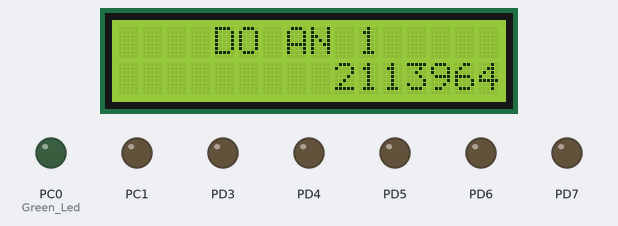
Bench run of a program on a simulated ATmega328P, built with avr-gcc and emulated at 8 MHz. On the bench: 16×2 character LCD, output pins drawn as LEDs (lit = HIGH). Wiring (inferred from the names in the program): PCF8574 port expander at I2C address 0x27. Wiring (inferred from the signals the program sends): character LCD (HD44780): RS Q0; E Q2; backlight Q3; data Q4, Q5, Q6, Q7. Pins used as bus, display or sensor lines are not drawn.

Above: at 1.1 s.
At 3.1 s:
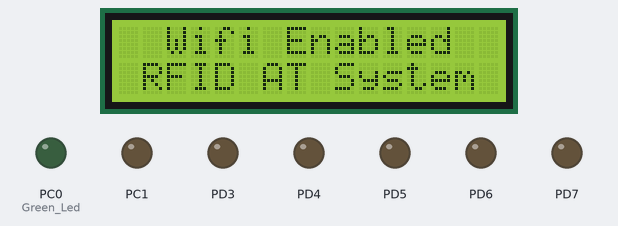

Measured:
- what the display in image 0 shows lasts 2.0 s, from 1.1 s to 3.1 s

The program:

main.c
```c
#define F_CPU      8000000UL
#include <avr/io.h>
#include <util/delay.h>
#include <string.h>

//USER DEFINE
uint8_t RFID_Blue[4] = {0x90, 0x3E, 0x1D, 0x26};
uint8_t RFID_Red[4] = {0x93, 0xAA, 0xB6, 0x0F};

uint8_t PASSWORD[5] = {'1', '2', '3', '4', '5'};


#define SPI_DDR		DDRB
#define SPI_PORT	PORTB
#define SPI_PIN		PINB
#define SPI_MOSI	PB3
#define SPI_MISO	PB4
#define SPI_SS		PB2
#define SPI_SCK		PB5
#define ENABLE_CHIP() (SPI_PORT &= (~(1<<SPI_SS)))
#define DISABLE_CHIP() (SPI_PORT |= (1<<SPI_SS))

#define UART_TX_PIN PD1
#define UART_RX_PIN PD0
#define UART_BAUD_RATE 9600

#define CARD_FOUND		1
#define CARD_NOT_FOUND	2
#define ERROR			3
#define WRONG_CARD		4
#define TRUE_CARD		5

#define MAX_LEN			16

//Card types
#define Mifare_UltraLight 	0x4400
#define Mifare_One_S50		0x0400
#define Mifare_One_S70		0x0200
#define Mifare_Pro_X		0x0800
#define Mifare_DESFire		0x4403

// Mifare_One card command word
# define ATmega_REQIDL          0x26               // find the antenna area does not enter hibernation
# define ATmega_REQALL          0x52               // find all the cards antenna area
# define ATmega_ANTICOLL        0x93               // anti-collision
# define ATmega_SElECTTAG       0x93               // election card
# define ATmega_AUTHENT1A       0x60               // authentication key A
# define ATmega_AUTHENT1B       0x61               // authentication key B
# define ATmega_READ            0x30               // Read Block
# define ATmega_WRITE           0xA0               // write block
# define ATmega_DECREMENT       0xC0               // debit
# define ATmega_INCREMENT       0xC1               // recharge
# define ATmega_RESTORE         0xC2               // transfer block data to the buffer
# define ATmega_TRANSFER        0xB0               // save the data in the buffer
# define ATmega_HALT            0x50               // Sleep

//Page 0 ==> Command and Status
#define Page0_Reserved_1 	0x00
#define CommandReg			0x01
#define ComIEnReg			0x02
#define DivIEnReg			0x03
#define ComIrqReg			0x04
#define DivIrqReg			0x05
#define ErrorReg			0x06
#define Status1Reg			0x07
#define Status2Reg			0x08
#define FIFODataReg			0x09
#define FIFOLevelReg		0x0A
#define WaterLevelReg		0x0B
#define ControlReg			0x0C
#define BitFramingReg		0x0D
#define CollReg				0x0E
#define Page0_Reserved_2	0x0F
//Page 1 ==> Command
#define Page1_Reserved_1	0x10
#define ModeReg				0x11
#define TxModeReg			0x12
#define RxModeReg			0x13
#define TxControlReg		0x14
#define TxASKReg			0x15
#define TxSelReg			0x16
#define RxSelReg			0x17
#define RxThresholdReg		0x18
#define	DemodReg			0x19
#define Page1_Reserved_2	0x1A
#define Page1_Reserved_3	0x1B
#define MfTxReg				0x1C
#define MfRxReg				0x1D
#define Page1_Reserved_4	0x1E
#define SerialSpeedReg		0x1F
//Page 2 ==> CFG
#define Page2_Reserved_1	0x20
#define CRCResultReg_1		0x21
#define CRCResultReg_2		0x22
#define Page2_Reserved_2	0x23
#define ModWidthReg			0x24
#define Page2_Reserved_3	0x25
#define RFCfgReg			0x26
#define GsNReg				0x27
#define CWGsPReg			0x28
#define ModGsPReg			0x29
#define TModeReg			0x2A
#define TPrescalerReg		0x2B
#define TReloadReg_1		0x2C
#define TReloadReg_2		0x2D
#define TCounterValReg_1	0x2E
#define TCounterValReg_2 	0x2F

//command set
#define Idle_CMD 				0x00
#define Mem_CMD					0x01
#define GenerateRandomId_CMD	0x02
#define CalcCRC_CMD				0x03
#define Transmit_CMD			0x04
#define NoCmdChange_CMD			0x07
#define Receive_CMD				0x08
#define Transceive_CMD			0x0C
#define Reserved_CMD			0x0D
#define MFAuthent_CMD			0x0E
#define SoftReset_CMD			0x0F


#define TWI_W 0
#define TWI_R 1
#define TWI_START (1<<TWINT)|(1<<TWSTA)|(1<<TWEN)
#define TWI_STOP  (1<<TWINT)|(1<<TWSTO)|(1<<TWEN)
#define TWI_READ_NACK (1<<TWINT)|(1<<TWEN)
#define TWI_READ_ACK (1<<TWINT)|(1<<TWEN)|(1<<TWEA)

#define LCD_SLA   0x27

#define Green_Led 0
#define Red_Led 1

uint8_t KeyMatrix[4][3] = {
	{'1', '2', '3'},
	{'4', '5', '6'},
	{'7', '8', '9'},
	{'*', '0', '#'}
};

uint8_t ID_Card, byte, index, state = 0;
uint8_t str[MAX_LEN];
char Key[5], key_pressed;

///////////////////////////////////////// I2C ////////////////////////////////////////////
void TWI_Init(){
	TWSR = 0x00;													//Prescaler = 1
	TWBR = 0x20;													//SCL freq = 100kHz
}
void TWI_Start(uint8_t Addr ,  uint8_t RW)
{
	TWCR = TWI_START;												//TWCR = (1<<TWINT)|(1<<TWSTA)|(1<<TWEN)
	while(!(TWCR & (1<<TWINT)));
	if((TWSR&0xF8) != 0x08) TWI_Init();

	TWDR= (Addr << 1) | RW;
	TWCR = TWI_READ_NACK;											//TWCR = (1<<TWINT)|(1<<TWEN);
	while(!(TWCR & (1<<TWINT)));
}
void TWI_Stop()
{
	TWCR = TWI_STOP;
	TWI_Init();
}
void TWI_Read_block(uint8_t *data, uint8_t len)
{
	for(int i = 0 ; i < len - 1 ; i++)
	{
		TWCR = TWI_READ_ACK;										//TWCR = (1<<TWINT)|(1<<TWEA)|(1<<TWEN);
		while(!(TWCR & (1<<TWINT)));
		*data = TWDR;
		data++;
	}

	TWCR = TWI_READ_NACK;											//TWCR = (1<<TWINT)|(1<<TWEN);
	while(!(TWCR & (1<<TWINT)));
	*data = TWDR;
}
void TWI_Write_block(uint8_t Data)
{
	TWDR = Data;
	TWCR = TWI_READ_NACK;												//TWCR = (1<<TWINT)|(1<<TWEN);
	while(!(TWCR & (1<<TWINT)));
}


/////////////////////////////////////////////////////////     LCD      //////////////////////////////////////////////////////////////////
void LCD_Command(unsigned char cmd){
	//cli();
	TWI_Start(LCD_SLA,0);
	TWI_Write_block(0x0C | (0xF0 & cmd));
	TWI_Write_block(0x08 | (0xF0 & cmd));
	TWI_Write_block(0x0C | (cmd << 4));
	TWI_Write_block(0x08 | (cmd << 4));
	_delay_ms(1);
	TWI_Stop();
	//sei();
}
void LCD_Data(unsigned char data){
	//cli();
	TWI_Start(LCD_SLA,0);
	TWI_Write_block(0x0D | (0xF0 & data));
	TWI_Write_block(0x09 | (0xF0 & data));
	TWI_Write_block(0x0D | (data << 4));
	TWI_Write_block(0x09 | (data << 4));
	_delay_ms(1);
	TWI_Stop();
	//sei();
}
void LCD_Init(){
	_delay_ms(15);
	LCD_Command(0x02);	//Home
	LCD_Command(0x28);	//Funtion Set
	LCD_Command(0x0C);	//Display ON/OFF
	LCD_Command(0x06);	//Entry Mode Set
	LCD_Command(0x01);	//Clear
	_delay_ms(5);

}
void LCD_Clear(){
	LCD_Command(0x01);
	_delay_ms(2);
}
void LCD_Char(const char *msg){
	while((*msg)!=0){
		LCD_Data(*msg);
		msg++;
	}
}
void LCD_String(const char *msg,uint8_t len){
	while(len > 0){
		len--;
		if((*msg)!=0)
		LCD_Data(*msg);
		else
		LCD_Data(' ');
		msg++;
	}
}
void LCD_SetCursor(uint8_t x , uint8_t line){
	switch(line){
		case 0:
		LCD_Command(0x80 | x);
		break;

		case 1:
		LCD_Command(0x80 | (x + 0x40));
		break;

		case 2:
		LCD_Command(0x80 | (x + 0x14));
		break;

		case 3:
		LCD_Command(0x80 | (x + 0x54));
		break;
	}
}


/////////////////////////////////////////////////////////     RFID      //////////////////////////////////////////////////////////////////

void SPI_Init()
{
	SPI_DDR |= (1<<SPI_MOSI)|(1<<SPI_SCK)|(1<<SPI_SS);
	SPCR |= (1<<SPE)|(1<<MSTR)|(1<<SPR0);//prescaler 16
}
uint8_t SPI_Transmit(uint8_t data)
{
	SPDR = data;
	while(!(SPSR & (1<<SPIF)));
	return SPDR;
}
void mfrc522_write(uint8_t reg, uint8_t data)
{
	ENABLE_CHIP();
	SPI_Transmit((reg<<1)&0x7E);
	SPI_Transmit(data);
	DISABLE_CHIP();
}
uint8_t mfrc522_read(uint8_t reg)
{
	uint8_t data;
	ENABLE_CHIP();
	SPI_Transmit(((reg<<1)&0x7E)|0x80);
	data = SPI_Transmit(0x00);
	DISABLE_CHIP();
	return data;
}
void mfrc522_reset()
{
	mfrc522_write(CommandReg,SoftReset_CMD);
}
void mfrc522_init()
{
	uint8_t byte;
	mfrc522_reset();

	mfrc522_write(TModeReg, 0x8D);
	mfrc522_write(TPrescalerReg, 0x3E);
	mfrc522_write(TReloadReg_1, 30);
	mfrc522_write(TReloadReg_2, 0);
	mfrc522_write(TxASKReg, 0x40);
	mfrc522_write(ModeReg, 0x3D);

	byte = mfrc522_read(TxControlReg);
	if(!(byte&0x03))
	{
		mfrc522_write(TxControlReg,byte|0x03);
	}
}
uint8_t mfrc522_to_card(uint8_t cmd, uint8_t *send_data, uint8_t send_data_len, uint8_t *back_data, uint32_t *back_data_len)
{
	uint8_t status = ERROR;
	uint8_t irqEn = 0x00;
	uint8_t waitIRq = 0x00;
	uint8_t lastBits;
	uint8_t n;
	uint8_t	tmp;
	uint32_t i;
	switch (cmd)
	{
		case MFAuthent_CMD:
		{
			irqEn = 0x12;
			waitIRq = 0x10;
			break;
		}
		case Transceive_CMD:	//Transmit FIFO data
		{
			irqEn = 0x77;
			waitIRq = 0x30;
			break;
		}
		default:
		break;
	}
	n=mfrc522_read(ComIrqReg);
	mfrc522_write(ComIrqReg,n&(~0x80));
	n=mfrc522_read(FIFOLevelReg);
	mfrc522_write(FIFOLevelReg,n|0x80);
	mfrc522_write(CommandReg, Idle_CMD);
	for (i=0; i<send_data_len; i++)
	{
		mfrc522_write(FIFODataReg, send_data[i]);
	}
	mfrc522_write(CommandReg, cmd);
	if (cmd == Transceive_CMD)
	{
		n=mfrc522_read(BitFramingReg);
		mfrc522_write(BitFramingReg,n|0x80);
	}
	i = 2000;
	do
	{
		n = mfrc522_read(ComIrqReg);
		i--;
	}
	while ((i!=0) && !(n&0x01) && !(n&waitIRq));
	tmp=mfrc522_read(BitFramingReg);
	mfrc522_write(BitFramingReg,tmp&(~0x80));
	if (i != 0)
	{
		if(!(mfrc522_read(ErrorReg) & 0x1B))
		{
			status = CARD_FOUND;
			if (n & irqEn & 0x01)	status = CARD_NOT_FOUND;
			if (cmd == Transceive_CMD)
			{
				n = mfrc522_read(FIFOLevelReg);
				lastBits = mfrc522_read(ControlReg) & 0x07;
				if (lastBits)	*back_data_len = (n-1)*8 + lastBits;
				else	*back_data_len = n*8;
				if (n == 0)	n = 1;
				if (n > MAX_LEN)	n = MAX_LEN;
				//Reading the received data in FIFO
				for (i=0; i<n; i++)		back_data[i] = mfrc522_read(FIFODataReg);
			}
		}
		else	status = ERROR;
	}
	return status;
}
uint8_t	mfrc522_request(uint8_t req_mode, uint8_t * tag_type)
{
	uint8_t  status;
	uint32_t backBits;//The received data bits
	mfrc522_write(BitFramingReg, 0x07);
	tag_type[0] = req_mode;
	status = mfrc522_to_card(Transceive_CMD, tag_type, 1, tag_type, &backBits);
	if ((status != CARD_FOUND) || (backBits != 0x10))
	{
		status = ERROR;
	}
	return status;
}
uint8_t mfrc522_get_card_serial(uint8_t * serial_out)
{
	uint8_t status;
	uint8_t i;
	uint8_t serNumCheck=0;
//	uint8_t UARTtransfer=0;
	uint32_t unLen;
	mfrc522_write(BitFramingReg, 0x00);
	serial_out[0] = ATmega_ANTICOLL;
	serial_out[1] = 0x20;
	status = mfrc522_to_card(Transceive_CMD, serial_out, 2, serial_out, &unLen);
	if (status == CARD_FOUND)
	{
		for (i=0; i<4; i++)	serNumCheck ^= serial_out[i];
		// for (i=0; i<4; i++)	UARTtransfer ^= serial_out[i]; //
		if (serNumCheck != serial_out[i])	status = ERROR;
	}
	return status;
}
uint8_t DEC2BCD(uint8_t dec) {
	uint8_t low = dec%10;
	uint8_t high = dec/10;
	return (high<<4)|low;
}
uint8_t CheckCard(uint8_t *card)
{
	uint8_t byte = 0;
	byte = mfrc522_request(ATmega_REQALL,str);
	if(byte == CARD_FOUND)
	{
		byte = mfrc522_get_card_serial(str);
		if(byte == CARD_FOUND)
		{
			for(byte=0;byte<4;byte++)
			{
				if(*card != str[byte]) return WRONG_CARD;
				card++;
			}
			return TRUE_CARD;
		}
		else return CARD_NOT_FOUND;
	}
	else return CARD_NOT_FOUND;
}
void GPIO_Init()
{
	//Keypad
	DDRD = 0xF8;
	PORTD = 0x07;
	//LED
	DDRC = (1<<Green_Led)|(1<<Red_Led);
	PORTC = !((1<<Green_Led)|(1<<Red_Led));
}
void On_LED(uint8_t led)
{

	PORTC |= (1<<led);
}
void Off_LED(uint8_t led)
{
	PORTC &= ~(1<<led);
}
/////////////////////////////////////////////////////////     UART      //////////////////////////////////////////////////////////////////
void Uart_Init()
{
	UBRR0H = 0;
	UBRR0L = 51;
	UCSR0C = (1<<UCSZ01)|(1<<UCSZ00);
	UCSR0B = (1<<TXEN0);
}

void Uart_Tx(uint8_t *chr, uint8_t len){
	for(int i = 0; i < len; i++)
	{
		while (!(UCSR0A &(1<<UDRE0)));
		UDR0=*chr;
		chr++;
	}
}


void Uart_byte(uint8_t data1)
{
	while (!(UCSR0A &(1<<UDRE0)));
	UDR0= data1;
}

/////////////////////////////////////////////////////////     MAIN      //////////////////////////////////////////////////////////////////

int main(void)
{
	GPIO_Init();
	TWI_Init();
	SPI_Init();
	Uart_Init();
	_delay_ms(1000);
	mfrc522_init();
	LCD_Init();
	LCD_SetCursor(4,0);
	LCD_String("DO AN 1 ",7);
	LCD_SetCursor(9,1);
	LCD_String("2113964",7);


	byte = mfrc522_read(ComIEnReg);
	mfrc522_write(ComIEnReg,byte|0x20);
	byte = mfrc522_read(DivIEnReg);
	mfrc522_write(DivIEnReg,byte|0x80);
	_delay_ms(2000);
	LCD_Clear();
	LCD_SetCursor(2,0);
	LCD_String("Wifi Enabled)",12);
	LCD_SetCursor(1,1);
	LCD_String("RFID AT System",14);

		uint8_t RIGHT[] = "A";
		uint8_t WRONG[] = "B";
		uint8_t len = sizeof(RIGHT);


	while (1)
	{

		ID_Card = CheckCard(RFID_Blue);
		if(ID_Card == TRUE_CARD) state = 1;
		else if(ID_Card == WRONG_CARD) state = 2;


		if(state == 1)	//PASS
		{
			LCD_Clear();
			LCD_SetCursor(1,0);
			LCD_String("swipe-success",13);
			On_LED(Green_Led);
			LCD_SetCursor(0,1);
			LCD_String("UID: 90 3E 1D 26)",16);
			Uart_Tx( &RIGHT, 1);
			_delay_ms(4000);
			LCD_Clear();
			Off_LED(Green_Led);
			}
		if(state == 2)	//FAIL
		{
			LCD_Clear();
			LCD_SetCursor(3,0);
			LCD_String("swipe-fail",10);
			On_LED(Red_Led);
			LCD_SetCursor(0,1);
			LCD_String("UID: 93 AA B6 0F)",16);
			Uart_Tx( &WRONG, 1);
			_delay_ms(4000);
			LCD_Clear();
			Off_LED(Red_Led);
			}

		if(state)
		{
			state = 0;
			index = 0;
			LCD_SetCursor(2,0);
			LCD_String("Wifi Enabled)",12);
			LCD_SetCursor(1,1);
			LCD_String("RFID AT System",14);


		}
		_delay_ms(100);


	}
	}
```
